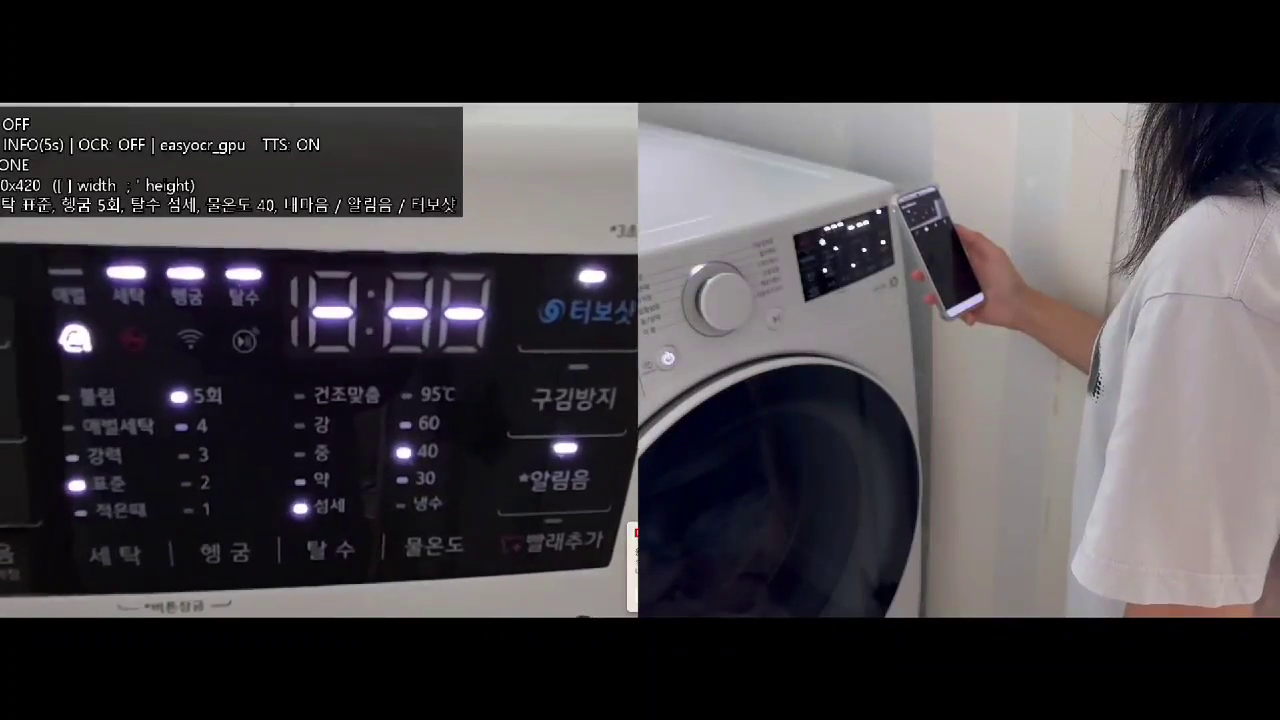
#> input picture frame 32 of _pages/SKT/main-project/images/보기.mp4, 1280 x 720 px, given in place of sample_video.avi, which was not available
$ jupyter execute skt_7_09_.ipynb   (shell and % lines are left out)   (text cells are left out)
#> lines starting #> are read from the running program, lines starting #| are printed output that depends on the picture; after the words box and inside, x2 and y2 are one past the last pixel; in counts of white or black regions, pixels touching at a corner belong together; pictures that were not available may be replaced by others from this repository, and a replacement may not be noted
[cell 1]
import cv2 as cv
import numpy as np
import matplotlib.pyplot as plt
import ffmpeg
import os
from IPython.display import HTML, Video
print("OpenCV version:", cv.__version__)

[cell 2]
#!wget -q https://www.bogotobogo.com/python/OpenCV_Python/images/mean_shift_tracking/slow_traffic_small.mp4 -O sample
import cv2 as cv
import numpy as np
import os
fgbg_mog2 = cv.createBackgroundSubtractorMOG2(history=500, varThreshold=16, detectShadows=True)
fgbg_knn = cv.createBackgroundSubtractorKNN(history=500, dist2Threshold=400.0, detectShadows=True)
cap = cv.VideoCapture('sample_video.avi')
if not cap.isOpened():
    print("Video open failed!")
else:
    # 동영상을 저장할 VideoWriter
    width  = int(cap.get(cv.CAP_PROP_FRAME_WIDTH))
    height = int(cap.get(cv.CAP_PROP_FRAME_HEIGHT))
    fps    = cap.get(cv.CAP_PROP_FPS)
    fourcc = cv.VideoWriter_fourcc(*'XVID')
    out = cv.VideoWriter('bgsub_output.avi', fourcc, fps if fps>0 else 30, (width*3, height))
    while True:
        ret, frame = cap.read()
#> frame is the input picture: shape (720, 1280, 3); mean B, G, R 65.7, 61.9, 65.5
        if not ret:
            break
        fgmask_mog2_ = fgbg_mog2.apply(frame)
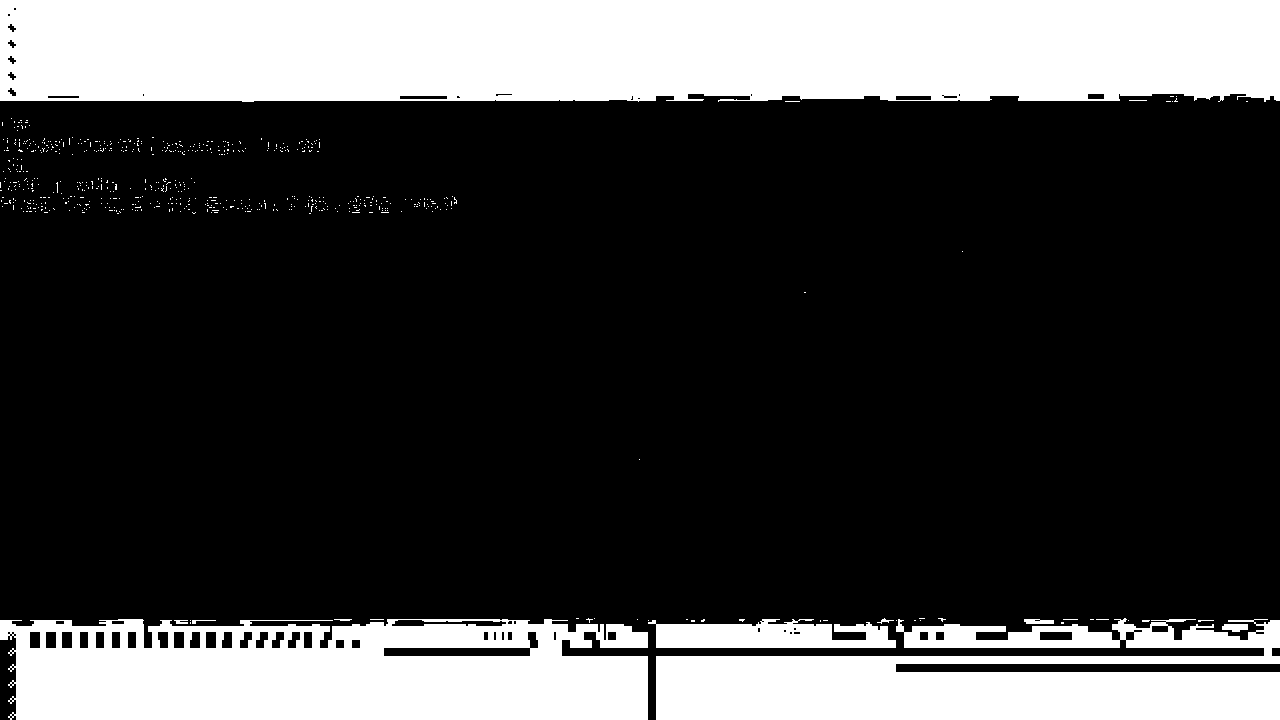
#> fgmask_mog2_: shape (720, 1280); values 127 (black) and 255 (white), 25.4% white; 599 white regions (589 under 20 px), largest, box (x1, y1, x2, y2) and area: (0, 0, 1280, 102) 127072, (0, 619, 648, 720) 55936, (656, 618, 1280, 720) 43807
        fgmask_knn_  = fgbg_knn.apply(frame)
#> fgmask_knn_: shape (720, 1280); every value is 255
        kernel = cv.getStructuringElement(cv.MORPH_ELLIPSE, (3,3))
        fgmask_mog2_ = cv.morphologyEx(fgmask_mog2_, cv.MORPH_OPEN, kernel)
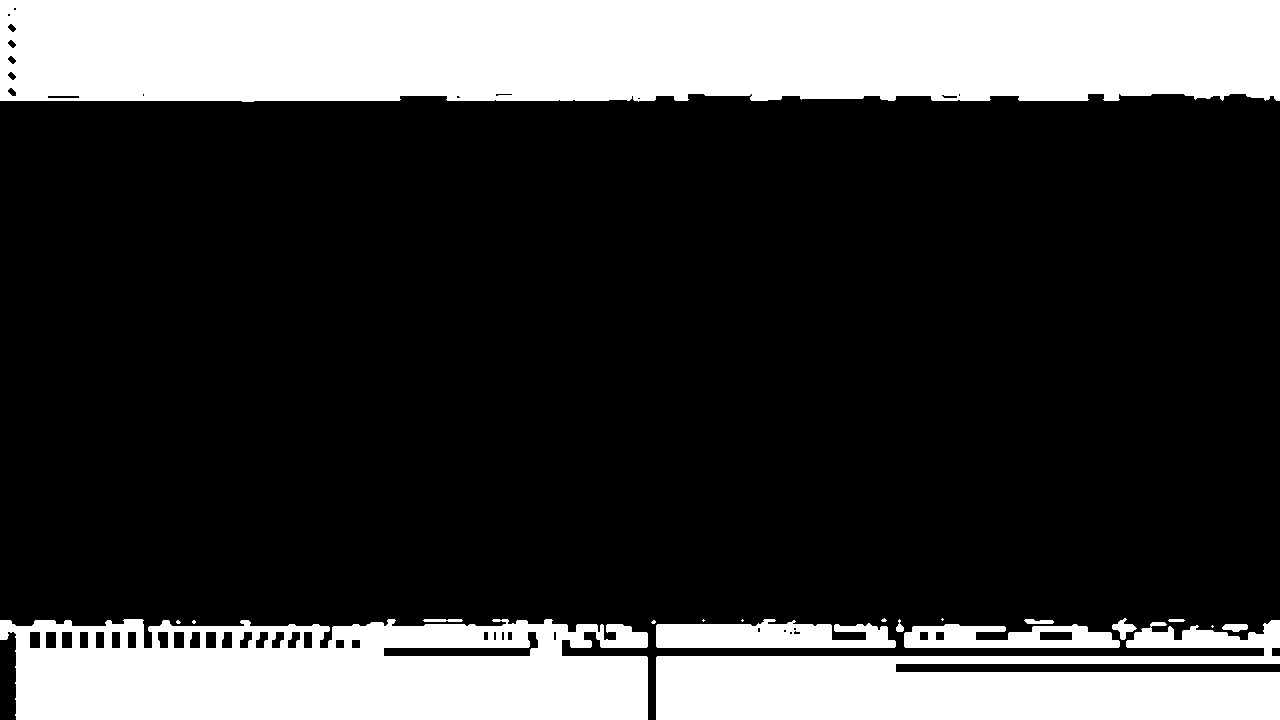
#> fgmask_mog2_: shape (720, 1280); values 127 (black) and 255 (white), 25.1% white; 19 white regions (8 under 20 px), largest, box (x1, y1, x2, y2) and area: (0, 0, 1280, 102) 126751, (0, 619, 648, 720) 55338, (656, 620, 1280, 720) 39529
        fgmask_knn_  = cv.morphologyEx(fgmask_knn_,  cv.MORPH_OPEN, kernel)

        # Apply the MOG2 mask to the original frame to show only the foreground
        foreground_mog2 = cv.bitwise_and(frame, frame, mask=fgmask_mog2_)

        # 시각화를 위해 세 프레임을 가로로 붙여서 저장
        # 원본 / MOG2 배경 제거된 영상 / KNN 마스크
        mask_knn_color  = cv.cvtColor(fgmask_knn_,  cv.COLOR_GRAY2BGR)
#> mask_knn_color: shape (720, 1280, 3); every value is 255
        concat_frame = cv.hconcat([frame, foreground_mog2, mask_knn_color])
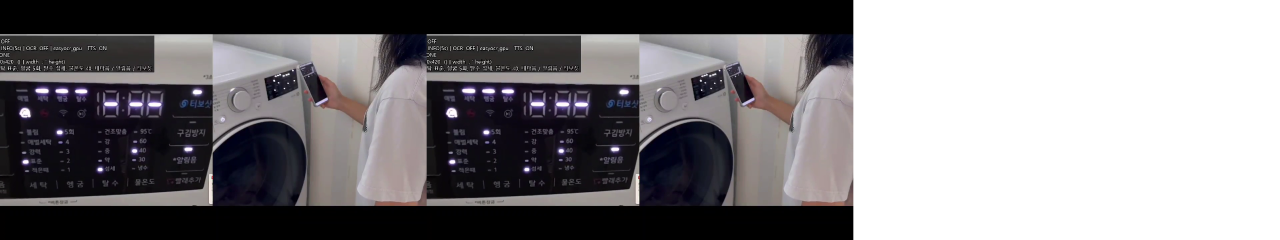
#> concat_frame: shape (720, 3840, 3) (shown at 1/3 size); mean B, G, R 128.8, 126.3, 128.7
        out.write(concat_frame)
    cap.release()
    out.release()
    print("Done. Saved as bgsub_output.avi")
    # Colab에서 보기 위해 mp4 변환
    !ffmpeg -y -i bgsub_output.avi -vcodec libx264 bgsub_output.mp4
    if os.path.exists('bgsub_output.mp4'):
        from IPython.display import Video
        display(Video('bgsub_output.mp4', embed=True))
    else:
        print("mp4 파일 생성 실패!")

$ run again, starting later in the video
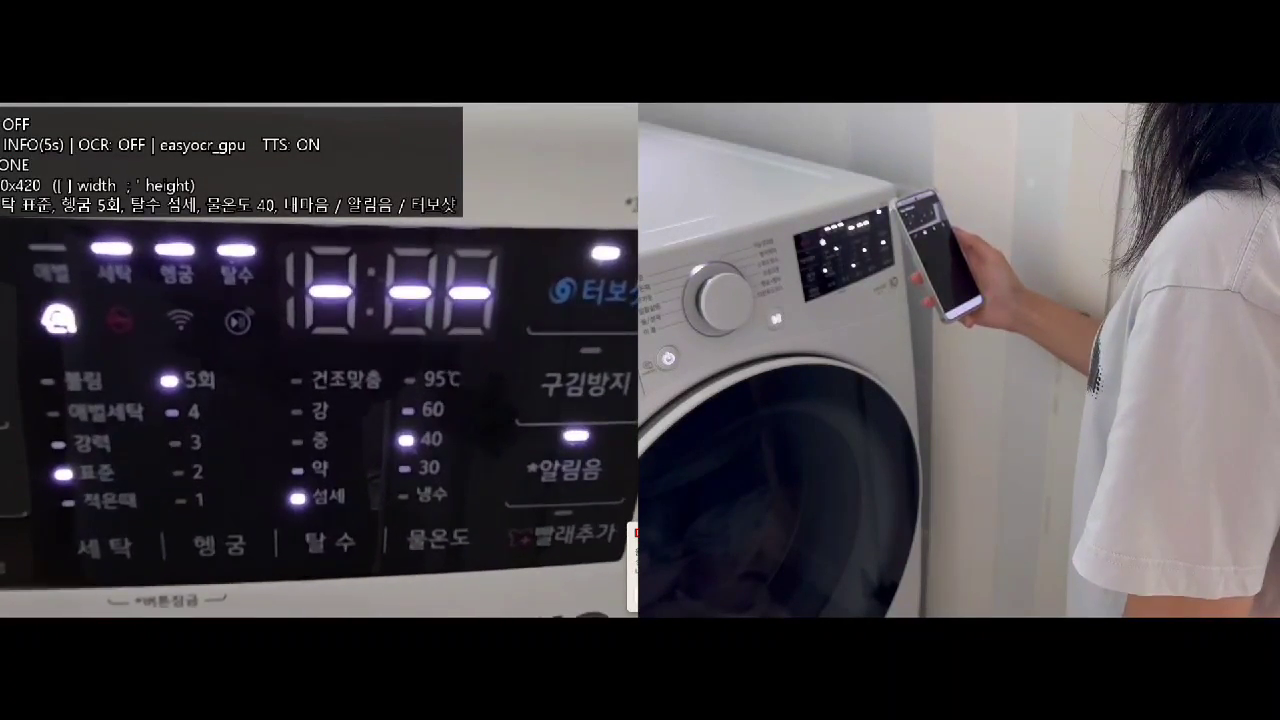
#> input picture frame 145 of _pages/SKT/main-project/images/보기.mp4, 1280 x 720 px, given in place of sample_video.avi, which was not available
#> frame is the input picture: shape (720, 1280, 3); mean B, G, R 64, 60.1, 63.7
#> `fgmask_mog2_ = fgbg_mog2.apply(frame)`:
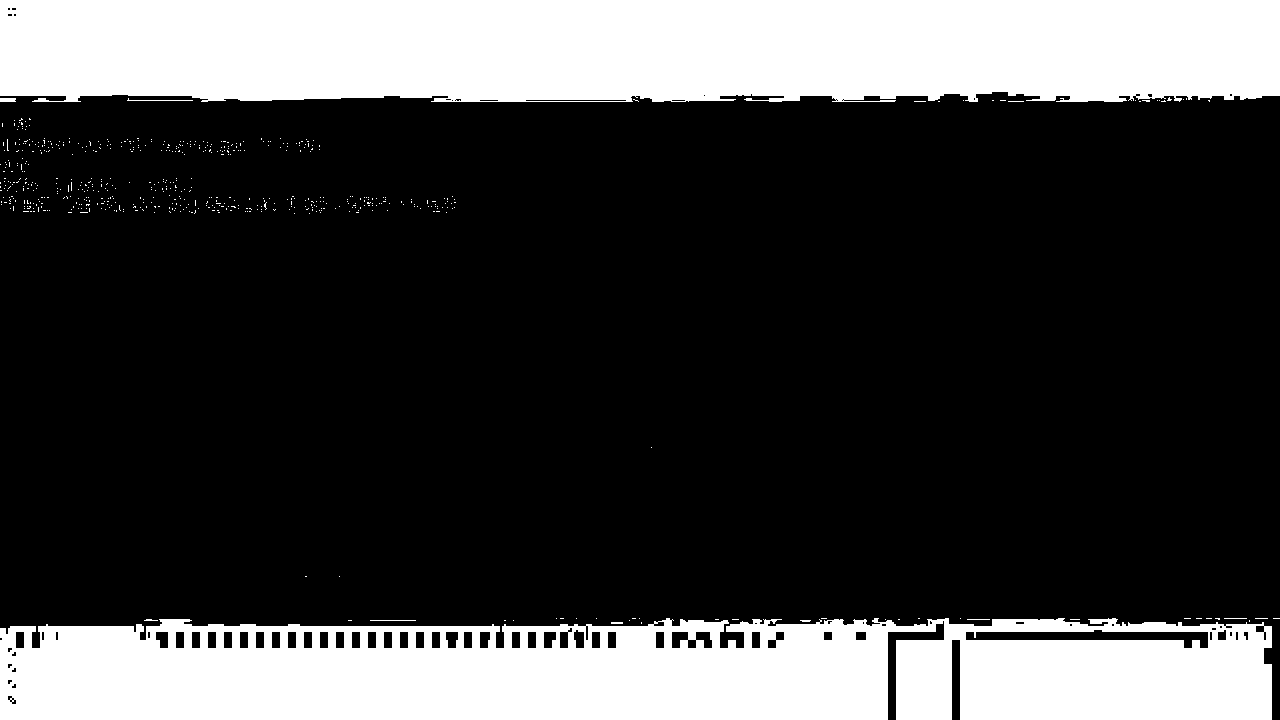
#> fgmask_mog2_: shape (720, 1280); values 127 (black) and 255 (white), 26% white; 593 white regions (584 under 20 px), largest, box (x1, y1, x2, y2) and area: (0, 0, 1280, 102) 126236, (0, 618, 1272, 720) 112182, (127, 98, 193, 101) 68
#> fgmask_knn_: shape (720, 1280); every value is 255
#> mask_knn_color: shape (720, 1280, 3); every value is 255
#> `concat_frame = cv.hconcat([frame, foreground_mog2, mask_knn_color])`:
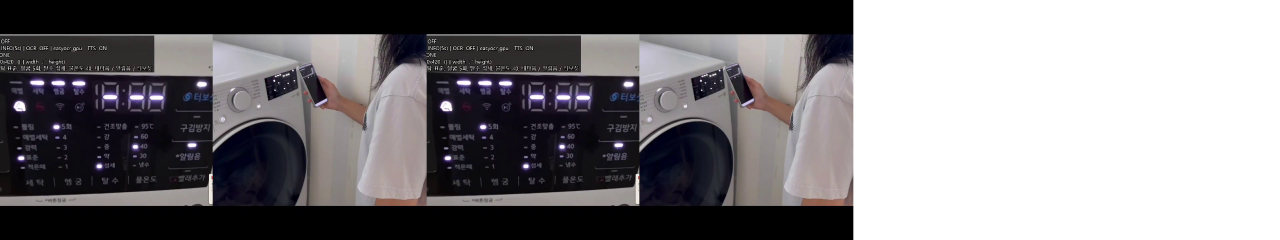
#> concat_frame: shape (720, 3840, 3) (shown at 1/3 size); mean B, G, R 127.7, 125, 127.5

$ run again, starting later in the video
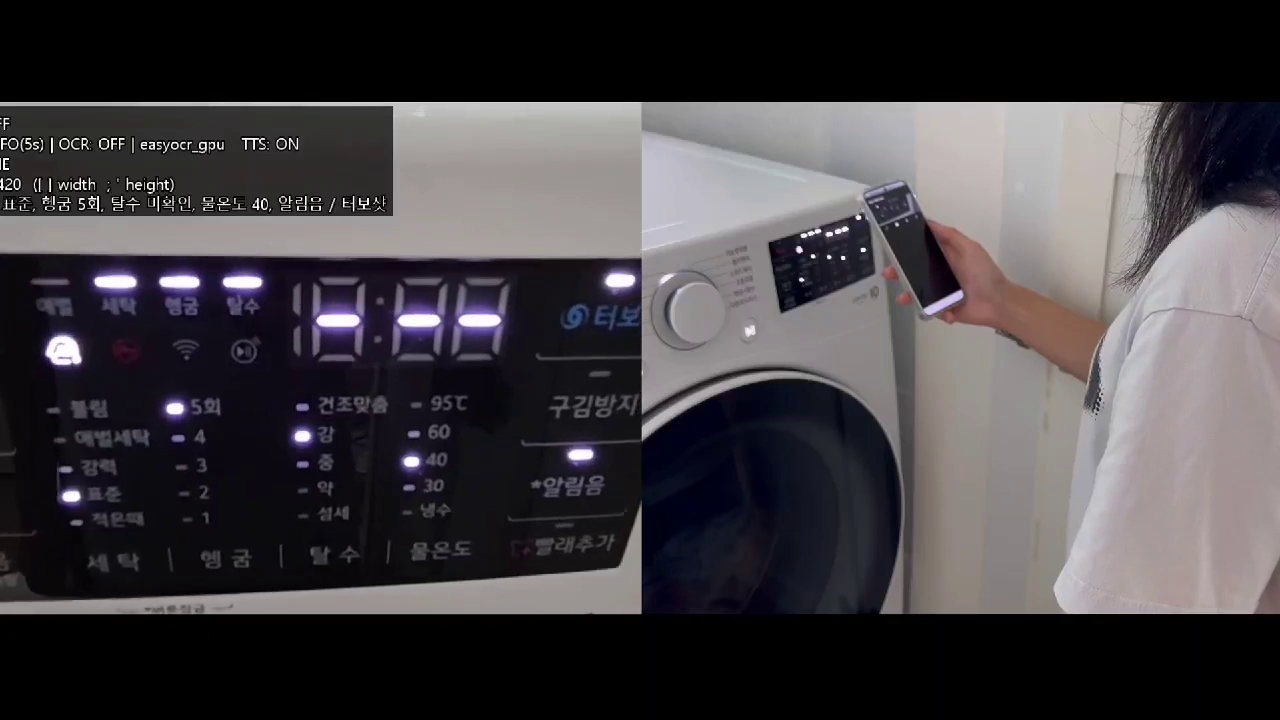
#> input picture frame 259 of _pages/SKT/main-project/images/보기.mp4, 1280 x 720 px, given in place of sample_video.avi, which was not available
#> frame is the input picture: shape (720, 1280, 3); mean B, G, R 67, 63.4, 66.9
#> `fgmask_mog2_ = fgbg_mog2.apply(frame)`:
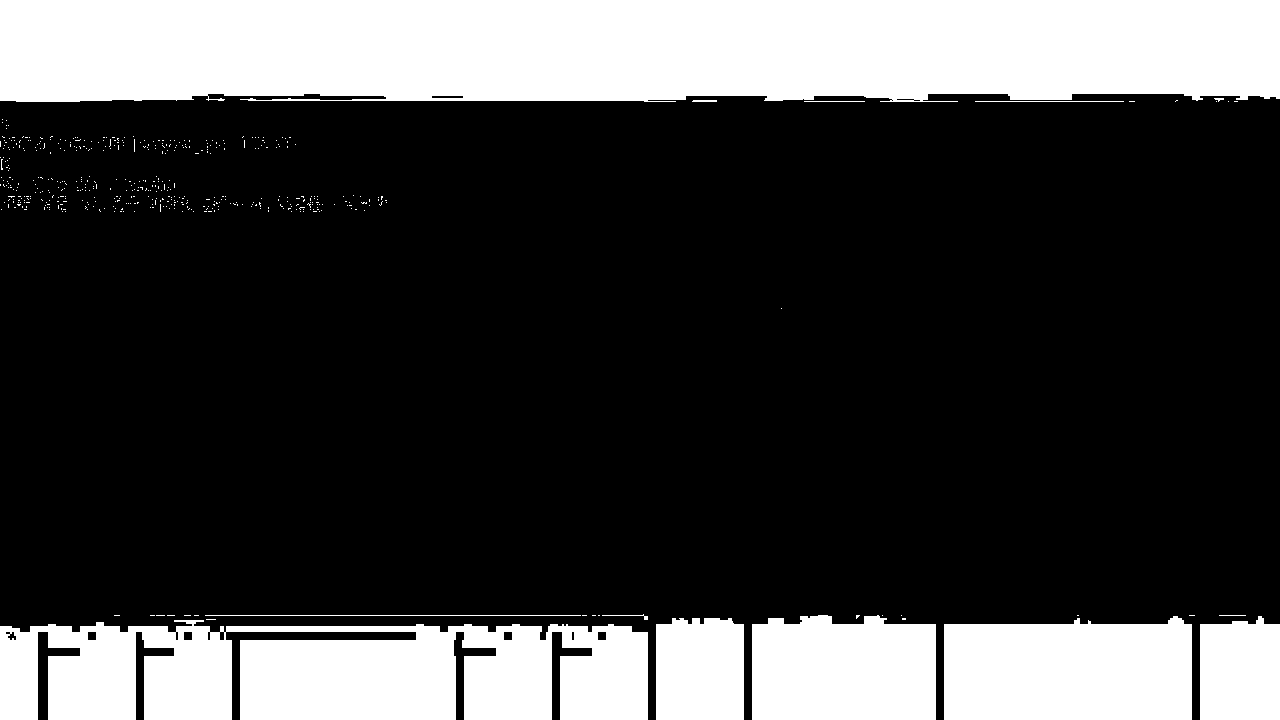
#> fgmask_mog2_: shape (720, 1280); values 127 (black) and 255 (white), 26.1% white; 489 white regions (476 under 20 px), largest, box (x1, y1, x2, y2) and area: (0, 0, 1280, 102) 125960, (0, 620, 648, 720) 53964, (944, 616, 1192, 720) 23946
#> fgmask_knn_: shape (720, 1280); every value is 255
#> mask_knn_color: shape (720, 1280, 3); every value is 255
#> `concat_frame = cv.hconcat([frame, foreground_mog2, mask_knn_color])`:
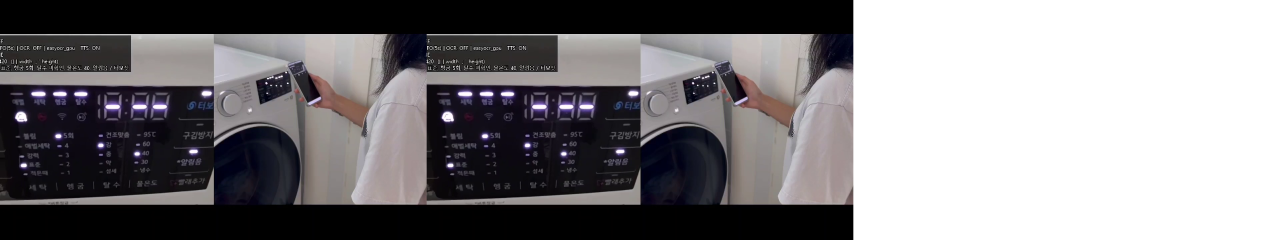
#> concat_frame: shape (720, 3840, 3) (shown at 1/3 size); mean B, G, R 129.7, 127.3, 129.6
